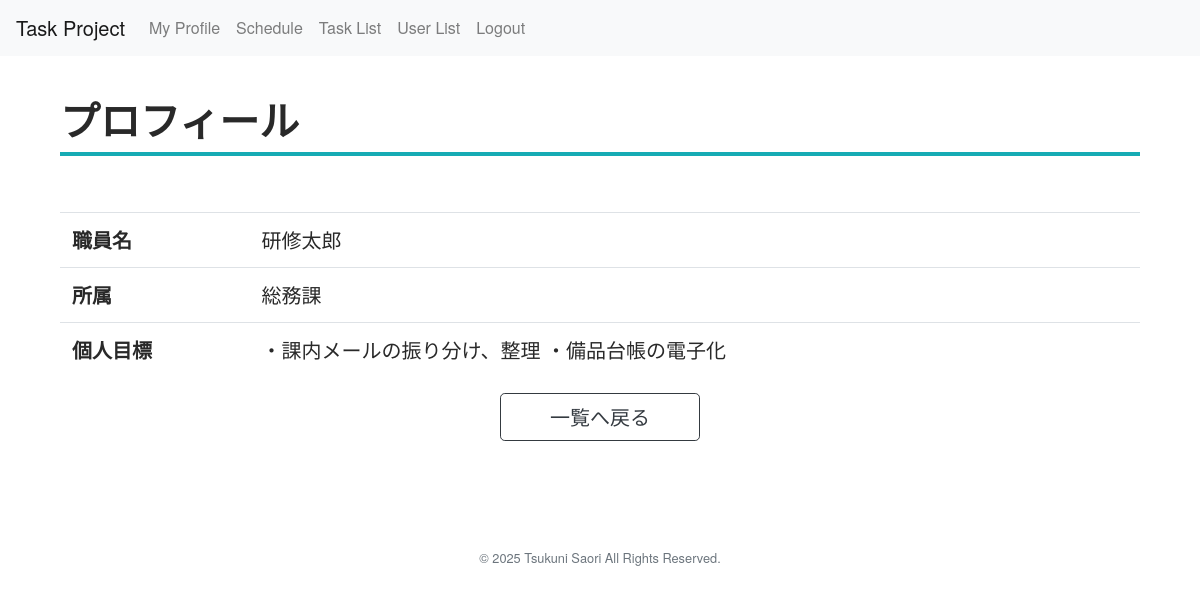
Screenshot of /task_app/profile/2/ with the database file from the repository.
### task_app/models.py (models this page shows, shortened)
class CustomUser(AbstractUser):
    department = models.CharField(max_length=10,)
    my_goal = models.TextField(max_length=1000)
    groups = models.ManyToManyField(
        Group,
        related_name='task_groups',
        blank=True,  # グループにユーザーが所属していなくても空のリストにする
    )
    user_permissions = models.ManyToManyField(
        Permission,
        related_name='task_permissions',
        blank=True,  # 権限がなくても空のリストにする
    )
    class Meta:
        ordering = ('id',)

### task_app/views.py (the view)
# urls.py: path('profile/<int:user_id>/', views.profile, name='profile'),
def profile(request, user_id):
    user_data = get_object_or_404(CustomUser, id=user_id)
    params = {
        'title' : 'プロフィール' ,
        'user_data' : user_data ,
        'user_id' : user_id ,
    }
    return render(request,'task_app/profile.html', params)

### task_app/templates/task_app/profile.html
{% extends 'base.html' %}
{% block content %}
<div class="container">
    <h1>{{title}}</h1>
    <br>
    <table class="table">
        <tr><th>職員名</th><td>{{ user_data.first_name }}{{ user_data.last_name }}</td></tr>
        <tr><th>所属</th><td>{{ user_data.department }}</td></tr>
        <tr><th>個人目標</th><td>{{ user_data.my_goal }}</td></tr>
    </table>
    <div class="text-center">
        <a href="{% url 'user_list' %}" class="btn btn-outline-dark btn-lg" style="min-width: 200px;">一覧へ戻る</a>
    </div>
</div>
{% endblock %}

### rows the page displays
CustomUser: first_name "研修", last_name "太郎", department "総務課", my_goal "・課内メールの振り分け、整理 ・備品台帳の電子化"

### other values shown
{{ title }} "プロフィール"
